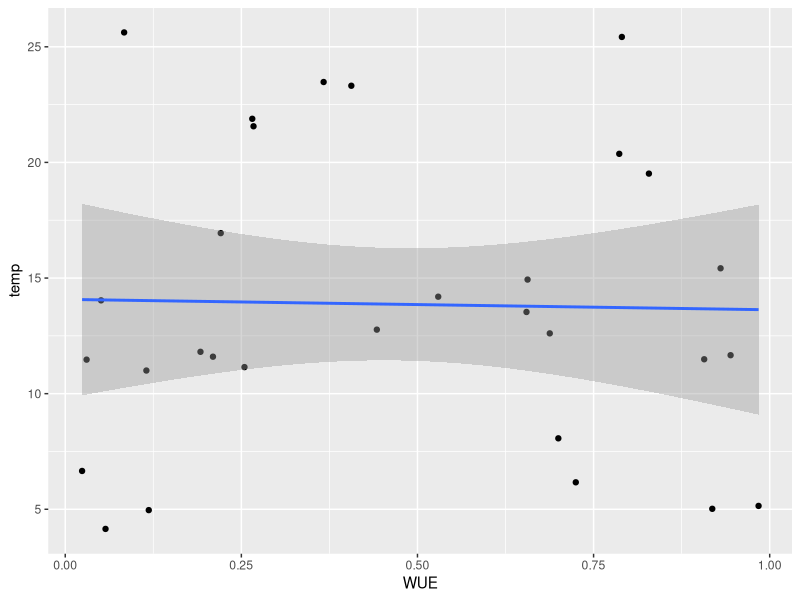
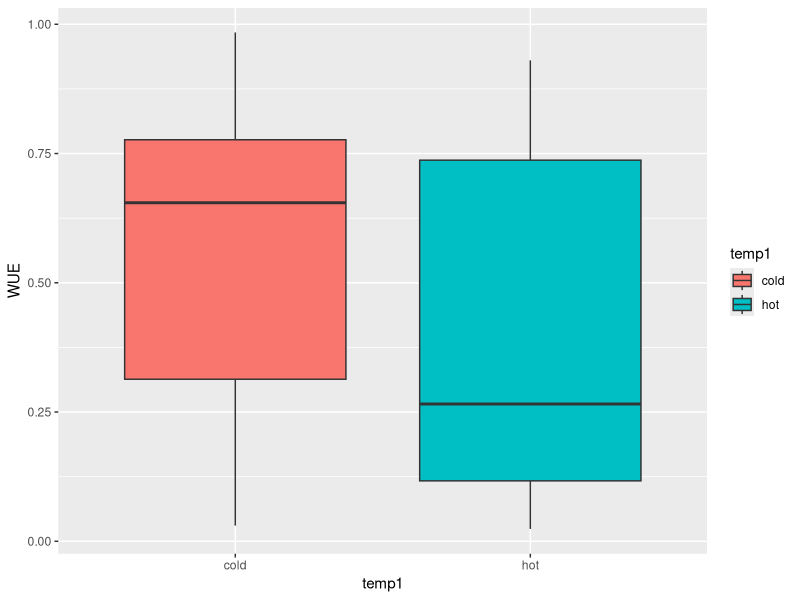
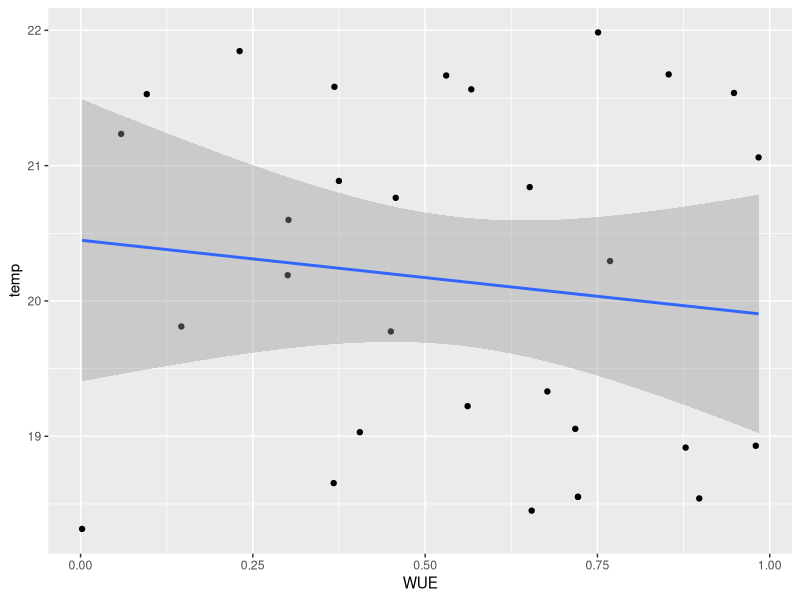
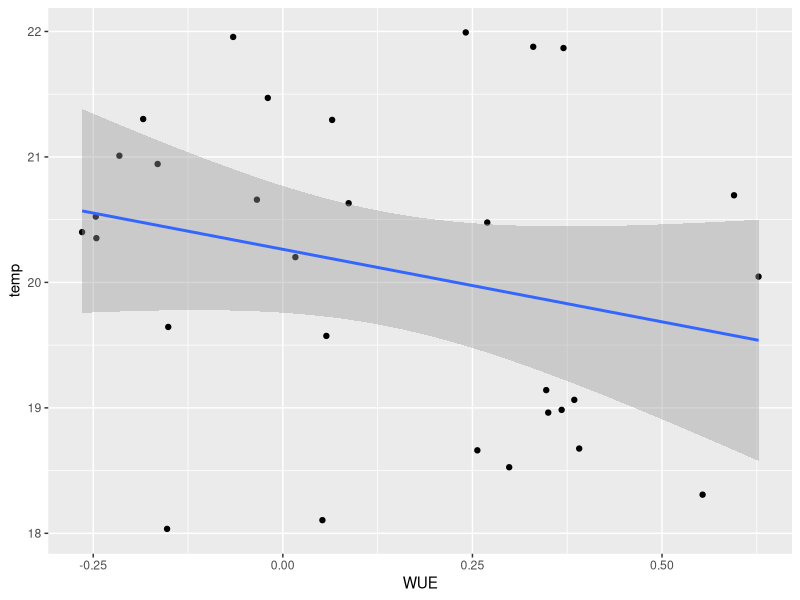
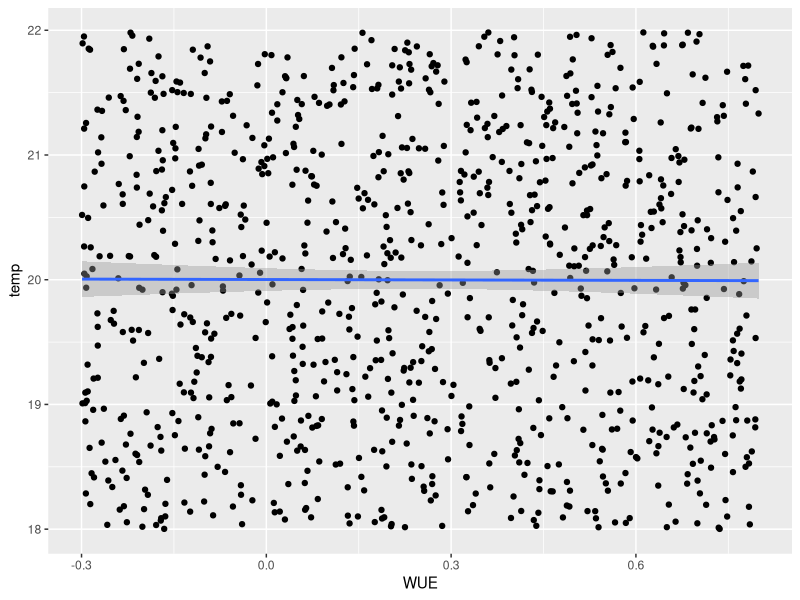
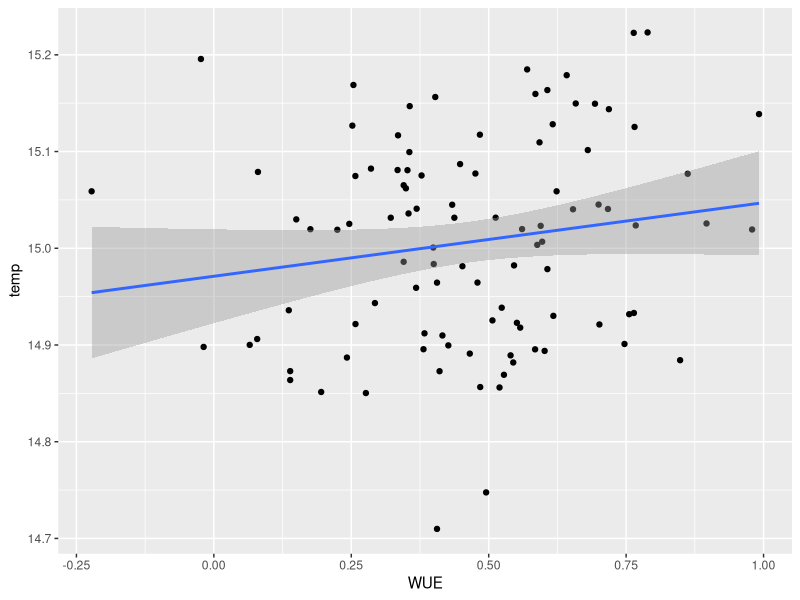

Recreate these plots in R, in order.
## ---- chunk 1


n <- 30 # sample size
height <- runif(n, min = 0.2, max = 1.3) # height increment (dependent)
WUE <- runif(n, min = -0.01, max = 0.99) # wateruse efficiency (dependent)
temp <- runif(n, min = 4, max = 26) # temperature in degree celsius (independent)
temp1 <- rep(c("hot","cold"), 15)
ID <- seq_len(n)
expData <- data.frame(ID,temp,height,WUE)
head(expData)

# Regresion analysis between temperature and WUE
expModel <- lm(WUE~temp, data = expData)
print(expModel)
summary(expModel)

library(ggplot2)
expPlot <- ggplot(data = expData,
                    aes(x=WUE, y=temp)) + 
                    geom_point() +
                    stat_smooth(method=lm, se = 0.99)
print(expPlot)

# ANOVA for the same dataset with the temperature variable as either "Hot" or "Cold"
temp1 <- rep(c("hot","cold"), 15)
anoData <- data.frame(ID, temp1, WUE)
str(anoData)
head(anoData)
summary(anoData)

# ANOVA model
anoModel <- aov(WUE~temp1,data = anoData)
print(anoModel)
print(summary(anoModel))
summary(anoModel)


# Basic ggplot of ANOVA data
anoPlot <- ggplot(data=anoData,
                  aes(x=temp1,y=WUE,
                      fill=temp1)) +
  geom_boxplot() # fill gives color to the plots as well as give legend for the same
print(anoPlot)

## ---- chunk 2


n <- 30 
height <- runif(n, min = 0.2, max = 1.3) 
WUE <- runif(n, min = -0.01, max = 0.99) 
temp <- runif(n, min = 18, max = 22) # temperature range reduced 
ID <- seq_len(n)
expData <- data.frame(ID,temp,height,WUE)
head(expData)

# Regresion analysis between temperature and WUE
expModel <- lm(WUE~temp, data = expData)
print(expModel)
summary(expModel)

library(ggplot2)
expPlot <- ggplot(data = expData,
                    aes(x=WUE, y=temp)) + 
                    geom_point() +
                    stat_smooth(method=lm, se = 0.99)
print(expPlot)
## ---- chunk 3


n <- 30 
height <- runif(n, min = 0.2, max = 1.3) 
WUE <- runif(n, min = -0.30, max = 0.80) # range reduced
temp <- runif(n, min = 18, max = 22)  # range reduced
ID <- seq_len(n)
expData <- data.frame(ID,temp,height,WUE)
head(expData)

# Regresion analysis between temperature and WUE
expModel <- lm(WUE~temp, data = expData)
print(expModel)
summary(expModel)

library(ggplot2)
expPlot <- ggplot(data = expData,
                    aes(x=WUE, y=temp)) + 
                    geom_point() +
                    stat_smooth(method=lm, se = 0.99)
print(expPlot)
## ---- chunk 4


n <- 1000 # sample size increased 
height <- runif(n, min = 0.2, max = 1.3) 
WUE <- runif(n, min = -0.30, max = 0.80) # range reduced
temp <- runif(n, min = 18, max = 22)  # range reduced
ID <- seq_len(n)
expData <- data.frame(ID,temp,height,WUE)
head(expData)

# Regresion analysis between temperature and WUE
expModel <- lm(WUE~temp, data = expData)
print(expModel)
summary(expModel)

library(ggplot2)
expPlot <- ggplot(data = expData,
                    aes(x=WUE, y=temp)) + 
                    geom_point() +
                    stat_smooth(method=lm, se = 0.99)
print(expPlot)
## ---- chunk 5


n <- 100 
height <- rnorm(n, mean = 0.5, sd = 0.25) 
WUE <- rnorm(n, mean=0.45,sd=0.20)
temp <- rnorm(n, mean=15,sd=0.10) 
ID <- seq_len(n)
expData <- data.frame(ID,temp,height,WUE)
head(expData)

# Regresion analysis between temperature and WUE
expModel <- lm(WUE~temp, data = expData)
print(expModel)
summary(expModel)

library(ggplot2)
expPlot <- ggplot(data = expData,
                    aes(x=WUE, y=temp)) + 
                    geom_point() +
                    stat_smooth(method=lm, se = 0.99)
print(expPlot)
